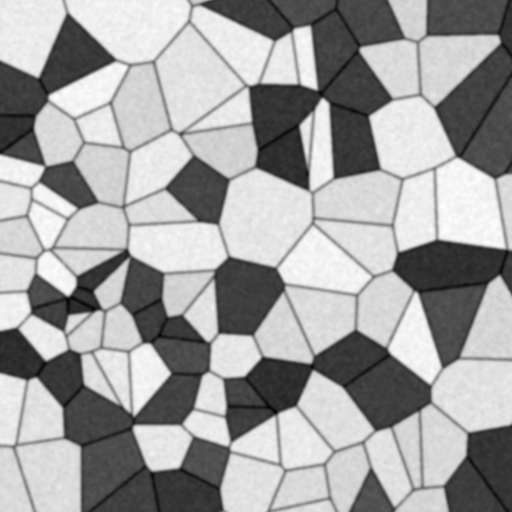
#> input picture 2020/deltahacks/materials_question/newTarget/image_101.png, 1024 x 1024 px (shown at 1/2 size); its folder holds 4 pictures in this run
$ python oldCode.py
#> lines starting #> are read from the running program, lines starting #| are printed output that depends on the picture; after the words box and inside, x2 and y2 are one past the last pixel; in counts of white or black regions, pixels touching at a corner belong together; long printed decimals are rounded; pictures that were not available may be replaced by others from this repository, and a replacement may not be noted

import time
import cv2
import numpy as np
import matplotlib
from matplotlib import pyplot as plt
from os import listdir
from os.path import isfile, join

matplotlib.use('Qt5Agg')
plt.ion()
mypath="newTarget/"
onlyfiles = [f for f in listdir(mypath) if isfile(join(mypath, f))]

for fileName in range(len(onlyfiles)):
    img = cv2.imread(str(mypath)+str(onlyfiles[fileName]))
#> img is the input picture: shape (1024, 1024, 3); min 2, max 254, mean 160.9
    img=cv2.imread("Target 1/image_11.png")
    img = img[200:500, 200:500]
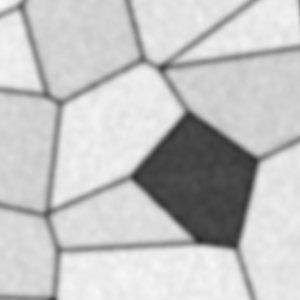
#> img: shape (300, 300, 3); min 42, max 248, mean 195.7
    tempImage = cv2.cvtColor(img, cv2.COLOR_BGR2GRAY)
    img = cv2.cvtColor(img, cv2.COLOR_BGR2GRAY)
    for i in range(len(img)):
        for j in range(len(img[0])):
            if img[i][j] < 10:
                img[i][j]=255
            if img[i][j]>170:
                img[i][j]=255
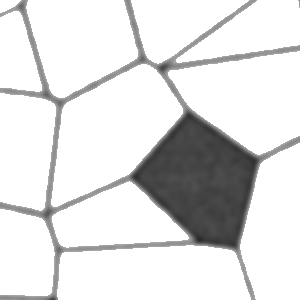
#> img: shape (300, 300); min 42, max 255, mean 224
    dimensions=img.shape
#> dimensions = (300, 300)
    img=cv2.rectangle(img,(0,0),(dimensions[1],dimensions[0]),(0,255,0),10)
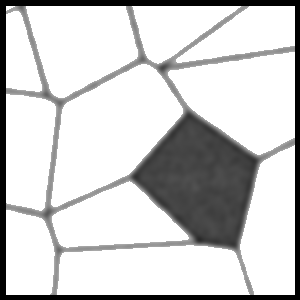
#> img: shape (300, 300); 7.2% of pixels changed, all inside (x1, y1, x2, y2) = (0, 0, 300, 300)
    thresh = cv2.Canny(img,2,60)
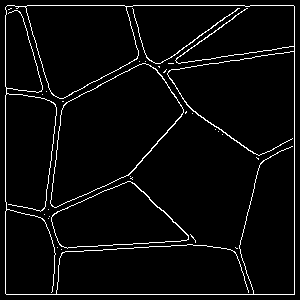
#> thresh: shape (300, 300); 4.3% white in thin lines or dots
    edges = cv2.Canny(img,2,60)
    contours,hierarchy1 = cv2.findContours(thresh,cv2.RETR_TREE, 3)
#> contours = 33 contours, 25 with area under 20; largest, box (x1, y1, x2, y2) and area: (5, 5, 295, 295) 82841, (5, 5, 295, 295) 75496, (50, 63, 184, 208) 11111, (50, 63, 184, 208) 11027, (25, 5, 139, 99) 7468, (51, 181, 189, 249) 5782, (51, 181, 189, 249) 5734, (132, 8, 240, 64) 41

    cnt = contours[0]
#> cnt = contour of 17 points, box (x1, y1, x2, y2) (5, 5, 295, 295), area 82841
    count=0
    newContours=[]
    newAreas=[]
    for idx, cnt in enumerate(contours):
        #if cv2.contourArea(cnt)>4 or cv2.arcLength(cnt,True)>10:
        if cv2.contourArea(cnt)>2:
            count+=1
            newContours.append(cnt)
            newAreas.append(cv2.contourArea(cnt))
#> this loop made 33 passes
#> cnt on passes 4, 5, 6, 8, 9, 10, 11, 14, 15, 16, 17, 18: [[61, 249]], [[235, 247], [237, 248]], [[57, 247]], [[48, 218]], [[49, 216]], [[44, 214]], [[48, 209]], [[132, 177], [130, 178], [132, 179]], [[130, 176]], [[256, 157], [258, 159]], [[222, 134]], [[218, 131]]
#> after the loop, count = 9; newAreas = [82841, 7468.5, 75495.5, 3.5, 5782, 5734.5, 11111, 11027, 41]; newContours = 9 contours, 1 with area under 20; largest, box (x1, y1, x2, y2) and area: (5, 5, 295, 295) 82841, (5, 5, 295, 295) 75496, (50, 63, 184, 208) 11111, (50, 63, 184, 208) 11027, (25, 5, 139, 99) 7468, (51, 181, 189, 249) 5782, (51, 181, 189, 249) 5734, (132, 8, 240, 64) 41
    print(len(newAreas))
#| 9
    print(np.average(newAreas))
#| 22167.111
    finalAreas = [area for area in newAreas if area > 8 ]
#> finalAreas = [82841, 7468.5, 75495.5, 5782, 5734.5, 11111, 11027, 41]
    print(len(finalAreas))
#| 8
    print(finalAreas)
#| [82841.0, 7468.5, 75495.5, 5782.0, 5734.5, 11111.0, 11027.0, 41.0]
    img = cv2.cvtColor(img, cv2.COLOR_GRAY2RGB)
#> img: shape (300, 300, 3)
    cv2.drawContours(img, newContours, -1, (0,255,0),3,)
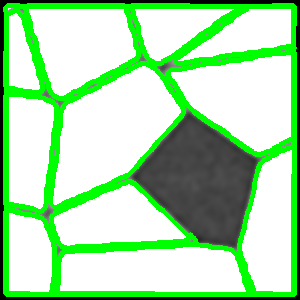
#> img: shape (300, 300, 3); mean B, G, R 168.9, 222.2, 168.9
    plt.subplot(121),plt.imshow(img,cmap='gray')
    plt.title("PLACEHOLDER"), plt.xticks([]), plt.yticks([])
    plt.subplot(122),plt.imshow(tempImage, cmap = 'gray')
    plt.title("Edge Image"), plt.xticks([]), plt.yticks([])
    plt.draw()
    input()
